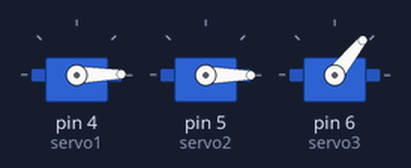
Recording of a sketch running on a simulated Arduino Uno, built with avr-gcc and run on an emulated ATmega328P. On the bench: 3 × servo. What the sketch prints to the serial monitor is not drawn.

Above: at 0.05 s.
At 0.9 s:
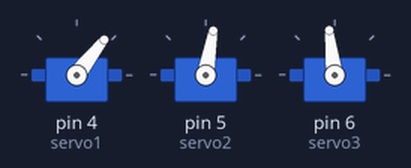
At 1.75 s:
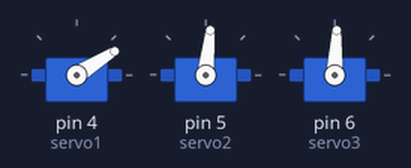
At 3.5 s:
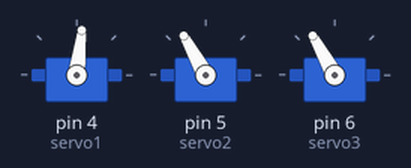
At 5.25 s:
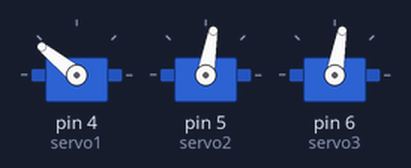
At 7.0 s:
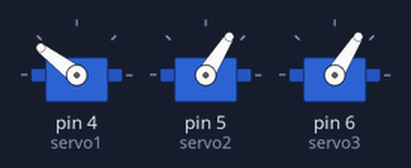
Timing chart, 0 to 9.1 s (numbered marks = the images above):
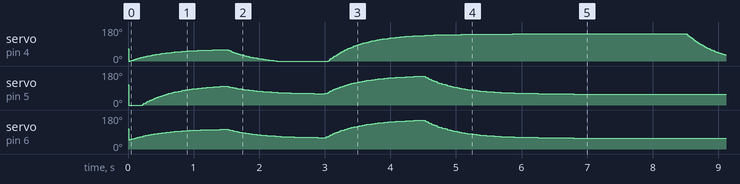

The sketch:

servo_experiments.ino
```cpp
#include <Servo.h>

int pot1 = 512;
//int pot2 = 512;
//int pot3 = 512;
//int pot4 = 512;
int pot5 = 512;
int pot6 = 512;

float pot1Scaled;
//float pot2Scaled;
//float pot3Scaled;
//float pot4Scaled;
//float pot4aScaled;
float pot5Scaled;
float pot6Scaled;

float pot1Smoothed = 512;
//float pot2Smoothed = 512;
//float pot3Smoothed = 512;
//float pot4Smoothed = 512;
//float pot4aSmoothed = 512;
float pot5Smoothed = 512;
float pot6Smoothed = 512;

float pot1SmoothedPrev = 512;
//float pot2SmoothedPrev = 512;
//float pot3SmoothedPrev = 512;
//float pot4SmoothedPrev = 512;
//float pot4aSmoothedPrev = 512;
float pot5SmoothedPrev = 512;
float pot6SmoothedPrev = 512;

unsigned long currentMillis;
long previousMillis = 0;    // set up timers
long interval = 5;        // time constant for timer

int stepFlag = 0;
long previousStepMillis = 0;

Servo servo1;
Servo servo2;
Servo servo3;

//Servo servo4;
//Servo servo5;
//Servo servo6;
//Servo servo7;

void setup() {

  pinMode(A0, INPUT);
  pinMode(A1, INPUT);
  pinMode(A2, INPUT);
  pinMode(A3, INPUT);
  pinMode(A4, INPUT);
  pinMode(A5, INPUT);

  Serial.begin(115200);

  servo1.attach(4);
  servo2.attach(5);
  servo3.attach(6);

//  servo4.attach(7);
//  servo5.attach(8);
//  servo6.attach(9);
//  servo7.attach(10);

  servo1.writeMicroseconds(1200);
  servo2.writeMicroseconds(1650);
  servo3.writeMicroseconds(1650);

//  servo4.writeMicroseconds(1500);
//  servo5.writeMicroseconds(1550);
//  servo6.writeMicroseconds(1500);
//  servo7.writeMicroseconds(1450);

}

void loop() {

  currentMillis = millis();
  if (currentMillis - previousMillis >= interval) {  // start 5ms timed loop
      previousMillis = currentMillis;

      // step sequencer

      if (stepFlag == 0 && currentMillis - previousStepMillis > 500) {
        pot1 = 512;
        pot6 = 512;
        stepFlag = 1;
        previousStepMillis = currentMillis;
      }

      else if (stepFlag == 1 && currentMillis - previousStepMillis > 1000) {
        pot1 = 1024;
//        pot2 = 1024;
        pot6 = 0;
        stepFlag = 2;
        previousStepMillis = currentMillis;
      }

      else if (stepFlag == 2 && currentMillis - previousStepMillis > 1500) {
        pot1 = 0;
        pot6 = 1024;
//        pot2 = 0;
        stepFlag = 3;
        previousStepMillis = currentMillis;
      }

      if (stepFlag == 3 && currentMillis - previousStepMillis > 1500) {
        pot5 = 512;
        pot6 = 0;
//        pot2 = 512;
        stepFlag = 4;
        previousStepMillis = currentMillis;
      }

      if (stepFlag == 4 && currentMillis - previousStepMillis > 1500) {
//        pot4 = 0;
        stepFlag = 5;
        previousStepMillis = currentMillis;
      }
      if (stepFlag == 5 && currentMillis - previousStepMillis > 1500) {
//        pot4 = 512;
        stepFlag = 1;
        previousStepMillis = currentMillis;
      }

      // end of step sequencer


      // scale all pots for the servo microseconds range

      pot1Scaled = ((pot1 - 512) * -1.6) + 1200;
//      pot2Scaled = (pot2 - 512) + 1500;
//      pot3Scaled = (pot3 - 512) + 1500;
//      pot4Scaled = ((pot4 - 512) * 1.2) + 1500;
//      pot4aScaled = ((pot4 - 512) * -1.2) + 1500;
      pot5Scaled = (pot5 - 512) * 1.5;
      pot6Scaled = (pot6 - 512) + 1650;

//      pot4Scaled = constrain(pot4Scaled,900,1500);
//      pot4aScaled = constrain(pot4aScaled,1500,2100);

      // smooth pots

      pot1Smoothed = (pot1Scaled * 0.01) + (pot1SmoothedPrev * 0.99);
//      pot2Smoothed = (pot2Scaled * 0.01) + (pot2SmoothedPrev * 0.99);
//      pot3Smoothed = (pot3Scaled * 0.01) + (pot3SmoothedPrev * 0.99);
//      pot4Smoothed = (pot4Scaled * 0.05) + (pot4SmoothedPrev * 0.95);
//      pot4aSmoothed = (pot4aScaled * 0.05) + (pot4aSmoothedPrev * 0.95);
      pot5Smoothed = (pot5Scaled * 0.01) + (pot5SmoothedPrev * 0.99);
      pot6Smoothed = (pot6Scaled * 0.01) + (pot6SmoothedPrev * 0.99);

      // bookmark previous values

      pot1SmoothedPrev = pot1Smoothed;
//      pot2SmoothedPrev = pot2Smoothed;
//      pot3SmoothedPrev = pot3Smoothed;
//      pot4SmoothedPrev = pot4Smoothed;
//      pot4aSmoothedPrev = pot4aSmoothed;
      pot5SmoothedPrev = pot5Smoothed;
      pot6SmoothedPrev = pot6Smoothed;

      Serial.print(pot1Smoothed);
      Serial.print(" , ");
//      Serial.print(pot2Smoothed);
//      Serial.print(" , ");
//      Serial.print(pot3Smoothed);
//      Serial.print(" , ");
//      Serial.print(pot4Smoothed);
//      Serial.print(" , ");
      Serial.print(pot5Smoothed);
      Serial.print(" , ");
      Serial.println(pot6Smoothed);

      // write servos

      servo1.writeMicroseconds(pot1Smoothed);                     // neck rotate
      servo2.writeMicroseconds(pot6Smoothed - pot5Smoothed);      // neck side-side
      servo3.writeMicroseconds(pot6Smoothed + pot5Smoothed);      // neck front-back

//      servo5.writeMicroseconds(pot2Smoothed);                     // eyeballs side-side
//      servo7.writeMicroseconds(pot2Smoothed);
//
//      servo4.writeMicroseconds(pot4Smoothed);                     // eyelids
//      servo6.writeMicroseconds(pot4aSmoothed);

  } // end of timed loop


} // end if main loop
```
